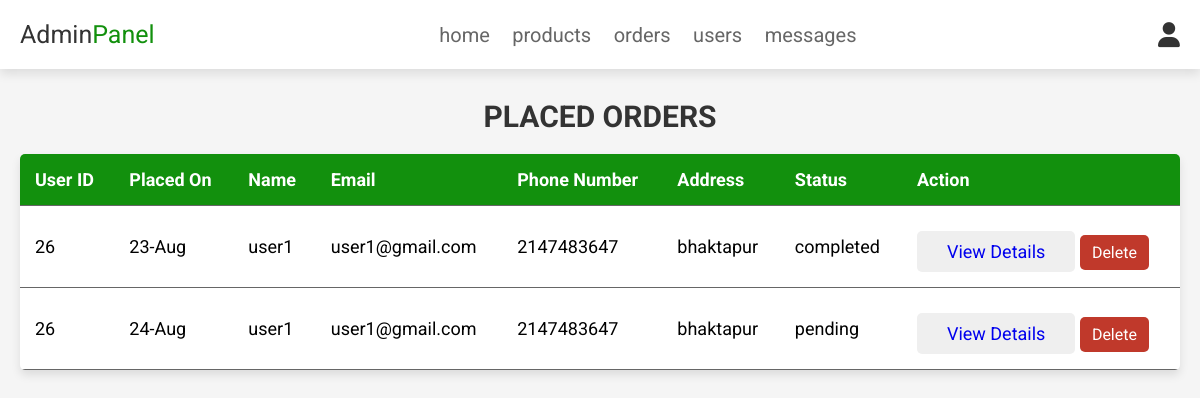
The page /admin_orders.php (signed in) on the database its author committed.
### tables this page shows
CREATE TABLE `orders` (
  `id` int(100) NOT NULL,
  `user_id` int(100) NOT NULL,
  `pid` int(100) NOT NULL,
  `name` varchar(100) NOT NULL,
  `number` varchar(12) NOT NULL,
  `email` varchar(100) NOT NULL,
  `method` varchar(50) NOT NULL,
  `address` varchar(500) NOT NULL,
  `city` varchar(100) NOT NULL,
  `products_name` varchar(1000) NOT NULL,
  `total_price` int(100) NOT NULL,
  `placed_on` varchar(6) NOT NULL,
  `payment_status` varchar(20) NOT NULL DEFAULT 'pending',
  `product_image` varchar(255) NOT NULL
);

### admin_orders.php (the view, shortened to what this page needs)
<?php
@include 'config.php';
?>
<!DOCTYPE html>
<html lang="en">
<head>
   <link rel="stylesheet" href="https://cdnjs.cloudflare.com/ajax/libs/font-awesome/6.0.0/css/all.min.css">
   <link rel="stylesheet" href="css/admin_style.css">
</head>
<body>
   <?php @include 'admin_header.php'; ?>
   <section class="placed-orders">
      <h1 class="title">placed orders</h1>
      <table class="order-table">
         <thead>
            <tr>
               <th>User ID</th>
               <th>Placed On</th>
               <th>Name</th>
               <th>Email</th>
               <th>Phone Number</th>
               <th>Address</th>
               <th>Status</th>
               <th>Action</th>
            </tr>
         </thead>
         <tbody>
            <?php
            $select_orders = mysqli_query($conn, "SELECT * FROM `orders`") or die('query failed');
            if (mysqli_num_rows($select_orders) > 0) {
               while ($fetch_orders = mysqli_fetch_assoc($select_orders)) {
            ?>
                  <tr>
                     <td><?php echo $fetch_orders['user_id']; ?></td>
                     <td><?php echo $fetch_orders['placed_on']; ?></td>
                     <td><?php echo $fetch_orders['name']; ?></td>
                     <td><?php echo $fetch_orders['email']; ?></td>
                     <td><?php echo $fetch_orders['number']; ?></td>
                     <td><?php echo $fetch_orders['address']; ?></td>
                     <td><?php echo $fetch_orders['payment_status']; ?></td>
                     <td>
                        <button class="view-details-btn" data-order-id="<?php echo $fetch_orders['id']; ?>">
                           <a href="admin_order_details.php?order_id=<?php echo $fetch_orders['id']; ?>">View Details</a>
                        </button>
                        <a href="admin_orders.php?delete=<?php echo $fetch_orders['id']; ?>" class="delete-btn" onclick="return confirm('delete this order?');">delete</a>
                     </td>
                  </tr>
            <?php
               }
            } else {
               echo '<tr><td colspan="8" class="empty">no orders placed yet!</td></tr>';
            }
            ?>
         </tbody>
      </table>
   </section>
</body>
</html>

### css/admin_style.css (style rules this page uses)
:root { --green: #12900d; --red: #c0392b; --orange: #12900d; --black: #333; --white: #fff; --light-color: #666; --light-white: #ccc; --light-bg: #f5f5f5; --border: 0.2rem solid var(--black); --box-shadow: 0 0.5rem 1rem rgba(0, 0, 0, 0.1); }
* { font-family: "roboto"; margin: 0; padding: 0; box-sizing: border-box; outline: none; border: none; text-decoration: none; transition: all 0.2s linear; }
html { font-size: 62.5%; overflow-x: hidden; scroll-behavior: smooth; scroll-padding-top: 6.5rem; }
body { background: var(--light-bg); }
section { padding: 3rem 2rem; }
.title { text-align: center; margin-bottom: 2rem; color: var(--black); text-transform: uppercase; font-size: 3rem; }
.btn, .delete-btn, .option-btn { display: inline-block; border-radius: 0.5rem; margin-top: 1rem; font-size: 1.8rem; color: var(--white); cursor: pointer; padding: 1rem 3rem; text-transform: capitalize; }
.view-details-btn { display: inline-block; border-radius: 0.5rem; margin-top: 1rem; font-size: 1.8rem; color: var(--red); cursor: pointer; padding: 1rem 3rem; text-transform: capitalize; }
.delete-btn { background-color: var(--red); }
.placed-orders .order-table { width: 100%; max-width: 1200px; margin: 0 auto; border-collapse: collapse; box-shadow: var(--box-shadow); border-radius: 0.5rem; overflow: hidden; background-color: var(--white); }
.placed-orders .order-table th, .placed-orders .order-table td { padding: 1.5rem; font-size: 1.8rem; text-align: left; border-bottom: 1px solid var(--light-color); }
.placed-orders .order-table th { background-color: var(--green); color: var(--white); }
.placed-orders .order-table .delete-btn { padding: 0.8rem 1.2rem; font-size: 1.6rem; background-color: var( --red ); color: var(--white); border: none; border-radius: 0.5rem; cursor: pointer; }

### rows shown on the page
orders: user "26", placed_on "23-Aug", name "user1", email "user1@gmail.com", number "2147483647", address "bhaktapur", payment_status "completed"
orders: user "26", placed_on "24-Aug", name "user1", email "user1@gmail.com", number "2147483647", address "bhaktapur", payment_status "pending"
